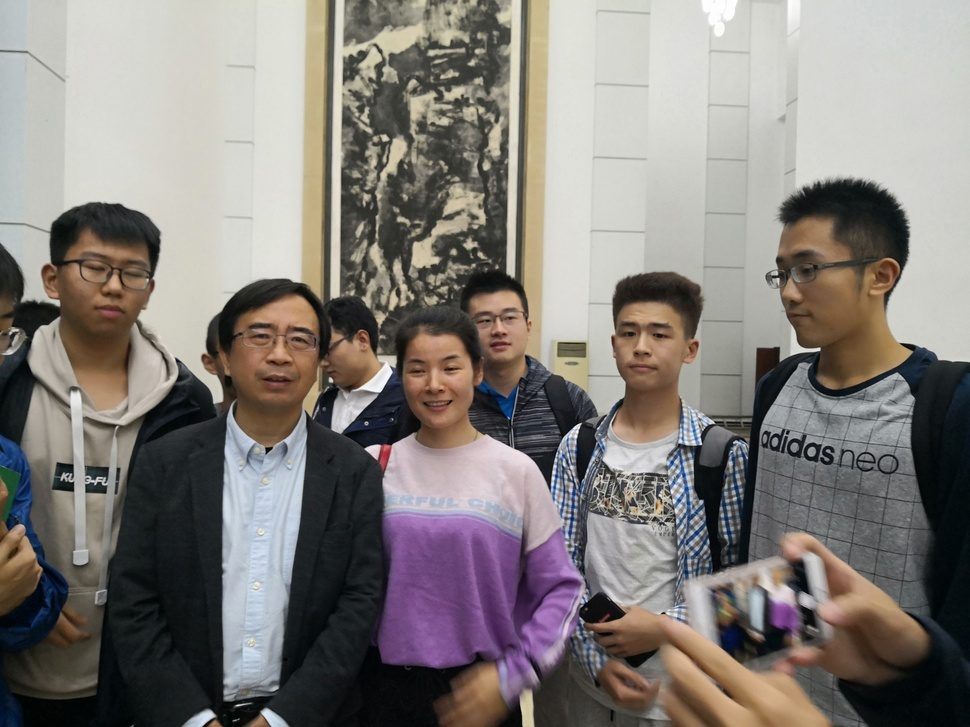
%> input picture just for fun/not_GUI/ColoredToBlackAndWhite/IMG_20181016_211642.jpg, 970 x 727 px, shrunk from 3968 x 2976 before the run
$ octave ColoredToBlackAndWhite.m   (GNU Octave 9; MATLAB toolbox functions it lacks are replaced by stand-ins)
%> lines starting %> are read from the running program, lines starting %| are printed output that depends on the picture
A = imread('IMG_20181016_211642.jpg');
%> A is the input picture: size 727x970x3 uint8; mean R, G, B 130.4, 125.2, 121.3
imshow(A);
for i=1:3
    figure(i+1); %打开3个新的窗口
    imshow(A(:,:,i)); %分别显示3列
end
%> this loop made 3 passes
%> pass 1, `imshow(A(:,:,i));`:
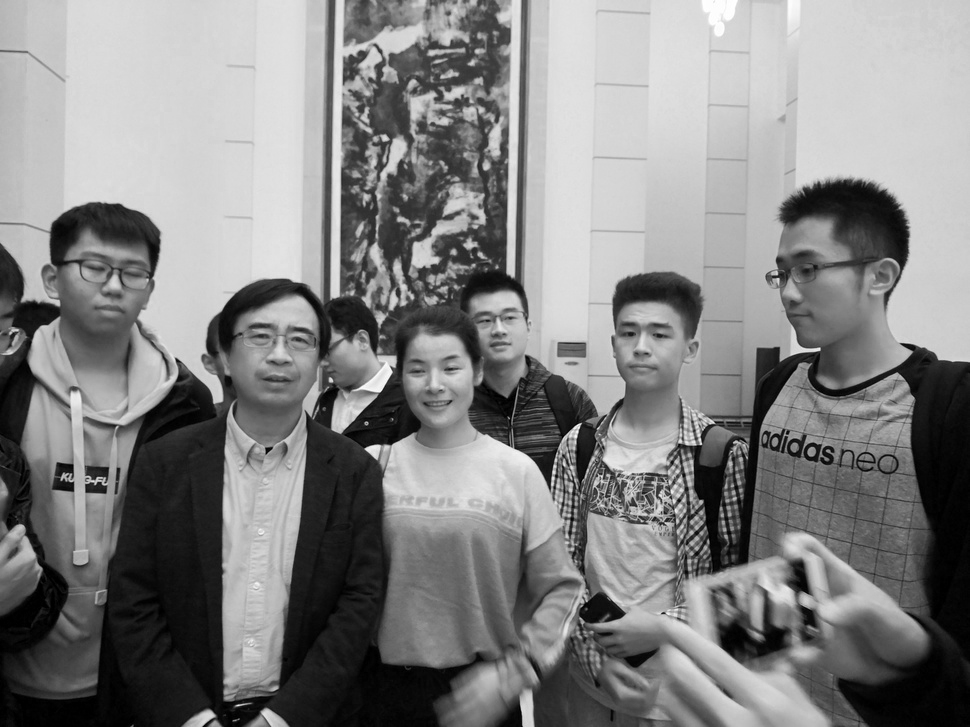
%> displayed picture: size 727x970, on the screen's scale of 0 to 255; min 0, max 255, mean 130.4
%> pass 2, `imshow(A(:,:,i));`:
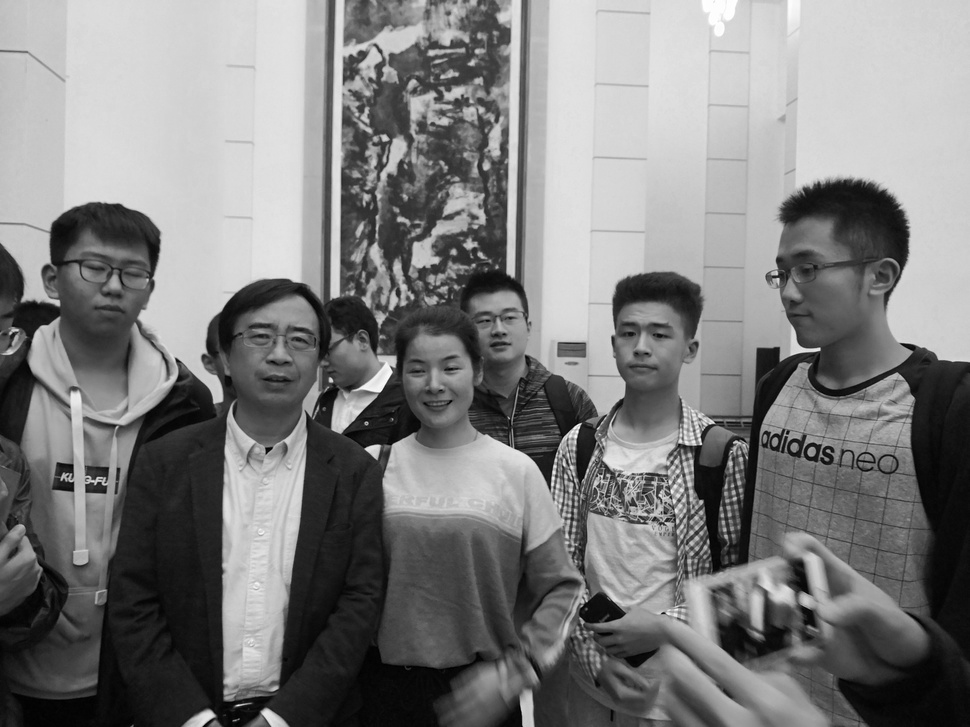
%> displayed picture: size 727x970, on the screen's scale of 0 to 255; min 0, max 255, mean 125.2
